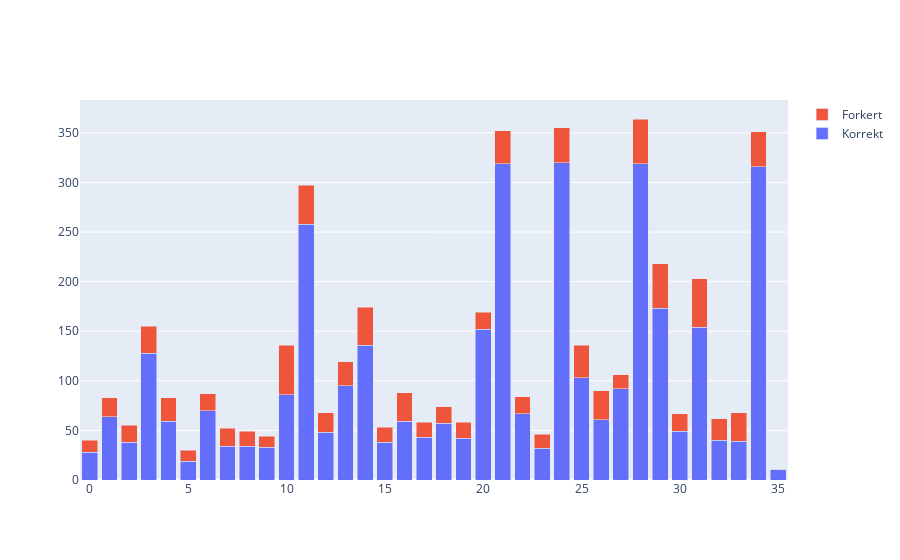

The notebook cell this image was saved under:
### Code cell
fig = go.Figure(data=[
    go.Bar(name='Korrekt', x=stat_df['NameOfPig'], y=stat_df['Right']),
    go.Bar(name='Forkert', x=stat_df['NameOfPig'], y=stat_df['Wrong'])
])
fig.update_layout(barmode = 'stack')
fig.show()

### Figure 1 — Plotly figure (JSON) as saved in the notebook; plotly's stock layout.template omitted (floating-point values rounded to 4 significant figures)
{"data": [{"name": "Korrekt", "type": "bar", "x": ["0", "1", "2", "3", "4", "5", "6", "7", "8", "9", "10", "11", "12", "13", "14", "15", "16", "17", "18", "19", "20", "21", "22", "23", "24", "25", "26", "27", "28", "29", "30", "31", "32", "33", "34", "35"], "y": [28, 64, 38, 128, 59, 19, 70, 34, 34, 33, 86, 258, 48, 95, 136, 38, 59, 43, 57, 42, 152, 319, 67, 32, 320, 103, 61, 92, 319, 173, 49, 154, 40, 39, 316, 11]}, {"name": "Forkert", "type": "bar", "x": ["0", "1", "2", "3", "4", "5", "6", "7", "8", "9", "10", "11", "12", "13", "14", "15", "16", "17", "18", "19", "20", "21", "22", "23", "24", "25", "26", "27", "28", "29", "30", "31", "32", "33", "34", "35"], "y": [12, 19, 17, 27, 24, 11, 17, 18, 15, 11, 50, 39, 20, 24, 38, 15, 29, 15, 17, 16, 17, 33, 17, 14, 35, 33, 29, 14, 45, 45, 18, 49, 22, 29, 35, 0]}], "layout": {"barmode": "stack"}}
